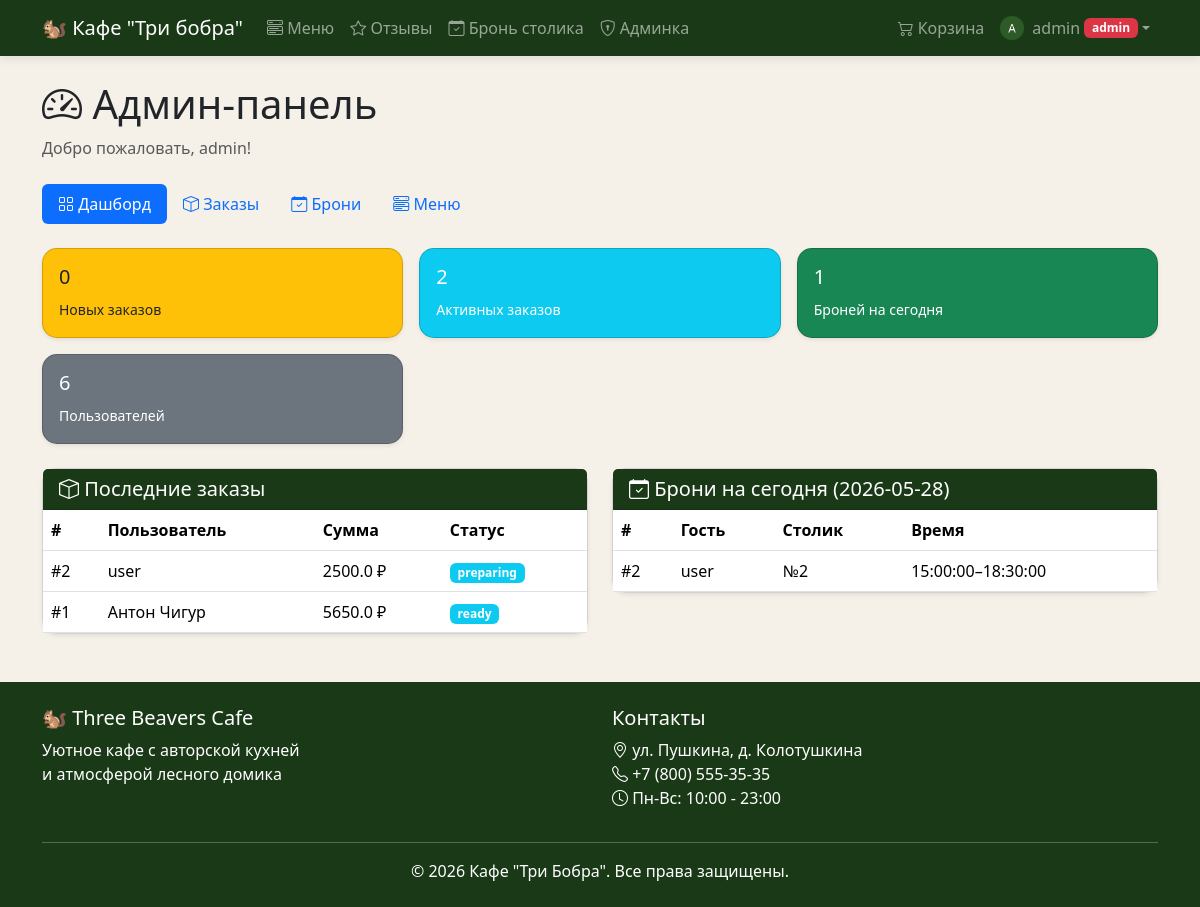
The page /admin/ (signed in) on the database its author committed.
### models.py (models this page shows)
class User(UserMixin, db.Model):
    id = db.Column(db.Integer, primary_key=True)
    username = db.Column(db.String(80), unique=True, nullable=False)
    email = db.Column(db.String(120), unique=True, nullable=False)
    password_hash = db.Column(db.String(256), nullable=False)
    is_admin = db.Column(db.Boolean, default=False)
    avatar = db.Column(db.String(300), default="default-avatar.png")
    cart_items = db.relationship("CartItem", backref="user", lazy=True)
    orders = db.relationship("Order", backref="user", lazy=True)
    bookings = db.relationship("Booking", backref="user", lazy=True)
    reviews = db.relationship("Review", backref="user", lazy=True)

class Order(db.Model):
    id = db.Column(db.Integer, primary_key=True)
    user_id = db.Column(db.Integer, db.ForeignKey("user.id"), nullable=False)
    total_price = db.Column(db.Float, nullable=False)
    status = db.Column(db.String(20), default="new")
    delivery_address = db.Column(db.String(300), nullable=True)
    latitude = db.Column(db.Float, nullable=True)
    longitude = db.Column(db.Float, nullable=True)
    created_at = db.Column(db.DateTime, default=datetime.utcnow)
    items = db.relationship("OrderItem", backref="order", lazy=True)

class Booking(db.Model):
    id = db.Column(db.Integer, primary_key=True)
    user_id = db.Column(db.Integer, db.ForeignKey("user.id"), nullable=False)
    date = db.Column(db.Date, nullable=False)
    time_from = db.Column(db.Time, nullable=False)
    time_to = db.Column(db.Time, nullable=False)
    table_number = db.Column(db.Integer, nullable=False)
    phone = db.Column(db.String(20), nullable=False)
    special_requests = db.Column(db.Text, nullable=True)
    status = db.Column(db.String(20), default="pending")
    created_at = db.Column(db.DateTime, default=datetime.utcnow)

### routes/admin.py (the view)
@admin_bp.route("/")
@login_required
@admin_required
def dashboard():
    today = date.today()
    stats = {
        "new_orders": Order.query.filter_by(status="new").count(),
        "active_orders": Order.query.filter(Order.status.in_(["new", "preparing", "ready"])).count(),
        "today_bookings": Booking.query.filter_by(date=today).count(),
        "pending_bookings": Booking.query.filter_by(status="pending").count(),
        "total_users": User.query.count(),
        "total_menu": MenuItem.query.count(),
    }
    recent_orders = Order.query.order_by(Order.created_at.desc()).limit(10).all()
    today_bookings = Booking.query.filter_by(date=today).order_by(Booking.time_from).all()
    return render_template("admin/dashboard.html",
                           stats=stats,
                           recent_orders=recent_orders,
                           today_bookings=today_bookings,
                           today=today)

### routes/admin.py (called while the page is built)
def admin_required(f):
    @wraps(f)
    def decorated_function(*args, **kwargs):
        if not current_user.is_authenticated or not current_user.is_admin:
            flash("Доступ запрещён! Только для администраторов.", "danger")
            return redirect(url_for("main.index"))
        return f(*args, **kwargs)
    return decorated_function

### templates/admin/dashboard.html (shortened to what this page needs)
{% extends "base.html" %}
{% block content %}
<div class="container">
    <h1 class="mb-2"><i class="bi bi-speedometer2"></i> Админ-панель</h1>
    <p class="text-muted mb-4">Добро пожаловать, {{ current_user.username }}!</p>
    <ul class="nav nav-pills mb-4">
        <li class="nav-item"><a class="nav-link active" href="{{ url_for('admin.dashboard') }}"><i class="bi bi-grid"></i> Дашборд</a></li>
        <li class="nav-item"><a class="nav-link" href="{{ url_for('admin.orders') }}"><i class="bi bi-box"></i> Заказы</a></li>
        <li class="nav-item"><a class="nav-link" href="{{ url_for('admin.bookings') }}"><i class="bi bi-calendar-check"></i> Брони</a></li>
        <li class="nav-item"><a class="nav-link" href="{{ url_for('admin.menu') }}"><i class="bi bi-menu-button-wide"></i> Меню</a></li>
    </ul>
    <div class="row g-3 mb-4">
        <div class="col-md-4">
            <div class="card bg-warning text-dark shadow-sm">
                <div class="card-body"><h5>{{ stats.new_orders }}</h5><small>Новых заказов</small></div>
            </div>
        </div>
        <div class="col-md-4">
            <div class="card bg-info text-white shadow-sm">
                <div class="card-body"><h5>{{ stats.active_orders }}</h5><small>Активных заказов</small></div>
            </div>
        </div>
        <div class="col-md-4">
            <div class="card bg-success text-white shadow-sm">
                <div class="card-body"><h5>{{ stats.today_bookings }}</h5><small>Броней на сегодня</small></div>
            </div>
        </div>
        <div class="col-md-4">
            <div class="card bg-secondary text-white shadow-sm">
                <div class="card-body"><h5>{{ stats.total_users }}</h5><small>Пользователей</small></div>
            </div>
        </div>
    </div>
    <div class="row">
        <div class="col-md-6 mb-4">
            <div class="card shadow-sm">
                <div class="card-header bg-dark-green text-white"><h5 class="mb-0"><i class="bi bi-box"></i> Последние заказы</h5></div>
                <div class="card-body p-0">
                    <table class="table table-hover mb-0">
                        <thead><tr><th>#</th><th>Пользователь</th><th>Сумма</th><th>Статус</th></tr></thead>
                        <tbody>
                            {% for o in recent_orders %}
                            <tr>
                                <td>#{{ o.id }}</td>
                                <td>{{ o.user.username }}</td>
                                <td>{{ o.total_price }} ₽</td>
                                <td><span class="badge bg-{% if o.status=='new' %}warning{% elif o.status=='delivered' %}success{% elif o.status=='cancelled' %}danger{% else %}info{% endif %}">{{ o.status }}</span></td>
                            </tr>
                            {% endfor %}
                        </tbody>
                    </table>
                </div>
            </div>
        </div>
        <div class="col-md-6 mb-4">
            <div class="card shadow-sm">
                <div class="card-header bg-dark-green text-white"><h5 class="mb-0"><i class="bi bi-calendar-check"></i> Брони на сегодня ({{ today }})</h5></div>
                <div class="card-body p-0">
                    <table class="table table-hover mb-0">
                        <thead><tr><th>#</th><th>Гость</th><th>Столик</th><th>Время</th></tr></thead>
                        <tbody>
                            {% for b in today_bookings %}
                            <tr>
                                <td>#{{ b.id }}</td>
                                <td>{{ b.user.username }}</td>
                                <td>№{{ b.table_number }}</td>
                                <td>{{ b.time_from }}–{{ b.time_to }}</td>
                            </tr>
                            {% else %}
                            <tr><td colspan="4" class="text-center text-muted">Нет броней на сегодня</td></tr>
                            {% endfor %}
                        </tbody>
                    </table>
                </div>
            </div>
        </div>
    </div>
</div>
{% endblock %}

### templates/base.html (shortened to what this page needs)
<!DOCTYPE html>
<html lang="ru">
<head>
    <link href="https://cdn.jsdelivr.net/npm/bootstrap@5.3.2/dist/css/bootstrap.min.css" rel="stylesheet">
    <link href="https://cdn.jsdelivr.net/npm/bootstrap-icons@1.11.2/font/bootstrap-icons.css" rel="stylesheet">
    <link href="{{ url_for('static', filename='css/style.css') }}" rel="stylesheet">
</head>
<body>
    <nav class="navbar navbar-expand-lg navbar-dark bg-dark-green sticky-top">
        <div class="container">
            <a class="navbar-brand" href="{{ url_for('main.index') }}">
                🐿 Кафе "Три бобра"
            </a>
            <div class="collapse navbar-collapse" id="navbarNav">
                <ul class="navbar-nav me-auto">
                    <li class="nav-item">
                        <a class="nav-link" href="{{ url_for('menu.menu') }}">
                            <i class="bi bi-menu-button-wide"></i> Меню
                        </a>
                    </li>
                    <li class="nav-item">
                        <a class="nav-link" href="{{ url_for('reviews.reviews') }}">
                            <i class="bi bi-star"></i> Отзывы
                        </a>
                    </li>
                    <li class="nav-item">
                        <a class="nav-link" href="{{ url_for('booking.booking') }}">
                            <i class="bi bi-calendar-check"></i> Бронь столика
                        </a>
                    </li>
                    {% if current_user.is_authenticated and current_user.is_admin %}
                    <li class="nav-item">
                        <a class="nav-link" href="{{ url_for('admin.dashboard') }}">
                            <i class="bi bi-shield-lock"></i> Админка
                        </a>
                    </li>
                    {% endif %}
                </ul>
                <ul class="navbar-nav">
                    {% if current_user.is_authenticated %}
                    <li class="nav-item">
                        <a class="nav-link d-flex align-items-center gap-1" href="{{ url_for('cart.cart') }}">
                            <i class="bi bi-cart2"></i> Корзина
                        </a>
                    </li>
                    <li class="nav-item dropdown">
                        <a class="nav-link dropdown-toggle d-flex align-items-center" href="#" role="button" data-bs-toggle="dropdown">
                            <img src="/auth/avatar/{{ current_user.id }}"
                                 class="rounded-circle me-2"
                                 style="width: 24px; height: 24px; object-fit: cover;"
                                 alt="">
                            {{ current_user.username }}
                            {% if current_user.is_admin %}<span class="badge bg-danger ms-1">admin</span>{% endif %}
                        </a>
                    </li>
                    {% endif %}
                </ul>
            </div>
        </div>
    </nav>
    <main class="py-4">
        {% block content %}{% endblock %}
    </main>
    <footer class="bg-dark-green text-white py-4 mt-auto">
        <div class="container">
            <div class="row">
                <div class="col-md-6">
                    <h5>🐿 Three Beavers Cafe</h5>
                    <p>Уютное кафе с авторской кухней<br>и атмосферой лесного домика</p>
                </div>
                <div class="col-md-6">
                    <h5>Контакты</h5>
                    <p>
                        <i class="bi bi-geo-alt"></i> ул. Пушкина, д. Колотушкина<br>
                        <i class="bi bi-telephone"></i> +7 (800) 555-35-35<br>
                        <i class="bi bi-clock"></i> Пн-Вс: 10:00 - 23:00
                    </p>
                </div>
            </div>
            <hr>
            <p class="text-center mb-0">&copy; 2026 Кафе "Три Бобра". Все права защищены.</p>
        </div>
    </footer>
</body>
</html>

### static/css/style.css (style rules this page uses)
:root { --beaver-green: #2d5a27; --beaver-dark: #1a3a17; --beaver-light: #4a7c43; --beaver-gold: #c4a35a; --beaver-cream: #f5f0e8; --beaver-brown: #6b4f3c; }
.bg-dark-green { background-color: var(--beaver-dark) !important; }
.card { border-radius: 15px; transition: transform 0.3s, box-shadow 0.3s; }
.navbar { box-shadow: 0 2px 10px rgba(0, 0, 0, 0.1); }
.nav-link { transition: color 0.3s; }
footer { background-color: var(--beaver-dark); }
body { background-color: var(--beaver-cream); min-height: 100vh; display: flex; flex-direction: column; }
main { flex: 1; }
a.nav-link.d-flex { white-space: nowrap; }

### rows shown on the page
User: username "admin"
Order: id "2", user.username "user", total_price "2500.0", status "preparing"
Order: id "1", user.username "Антон Чигур", total_price "5650.0", status "ready"
Booking: id "2", user.username "user", table_number "2", time_from "15:00:00", time_to "18:30:00"

### other values the page prints
{{ stats.new_orders }} "0"
{{ stats.active_orders }} "2"
{{ stats.today_bookings }} "1"
{{ stats.total_users }} "6"
